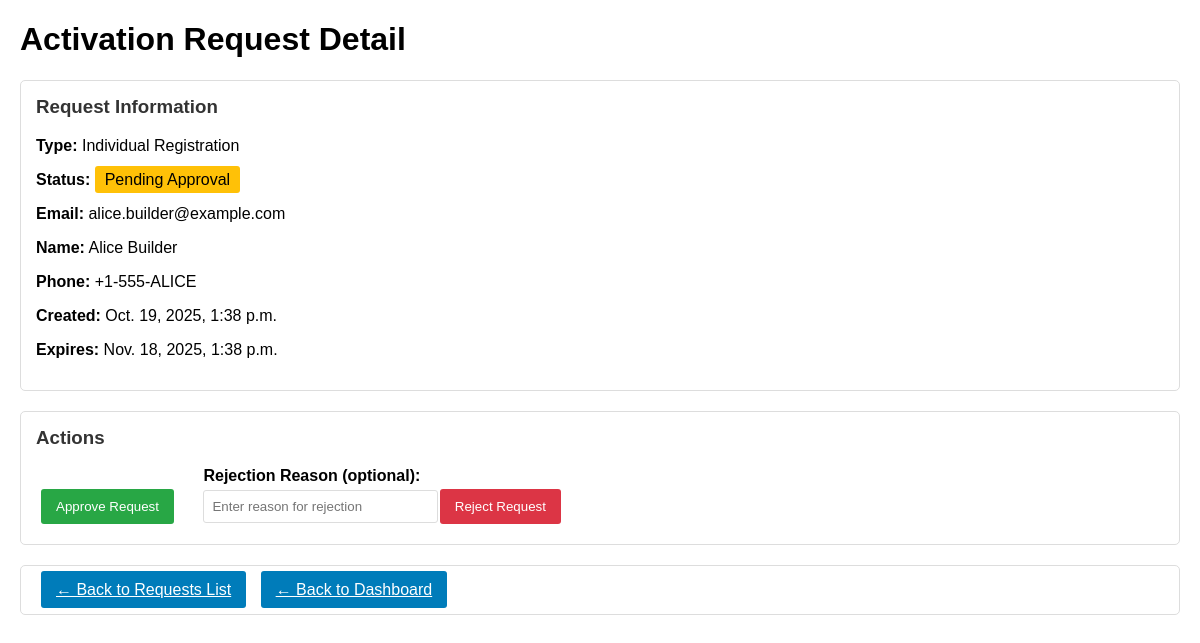
The page /super-owner/registration-requests/2116e27f-1432-4960-a3a1-2a58f6f18117/ (signed in) on the database its author committed.
### core/models.py (models this page shows, shortened)
class AccountActivationRequest(models.Model):
    REQUEST_TYPES = [
        ('company_registration', 'Company Registration'),
        ('individual_registration', 'Individual Registration'),
        ('user_invitation', 'User Invitation'),
        ('user_registration', 'User Registration'),
    ]
    STATUS_CHOICES = [
        ('pending', 'Pending Approval'),
        ('documents_required', 'Documents Required'),
        ('under_review', 'Under Review'),
        ('approved', 'Approved'),
        ('rejected', 'Rejected'),
        ('expired', 'Expired'),
    ]
    id = models.UUIDField(primary_key=True, default=uuid.uuid4, editable=False)
    request_type = models.CharField(max_length=30, choices=REQUEST_TYPES)
    status = models.CharField(max_length=20, choices=STATUS_CHOICES, default='pending')
    email = models.EmailField()
    username = models.CharField(max_length=150, blank=True)  # For login flexibility
    first_name = models.CharField(max_length=100)
    last_name = models.CharField(max_length=100)
    phone = models.CharField(max_length=20, blank=True)
    company_name = models.CharField(max_length=200, blank=True)
    company_description = models.TextField(blank=True)
    company_website = models.URLField(blank=True)
    company_address = models.TextField(blank=True)
    company_registration_number = models.CharField(max_length=100, blank=True)
    target_company = models.ForeignKey('Company', on_delete=models.CASCADE, null=True, blank=True)
    requested_role = models.CharField(max_length=100, blank=True)
    invited_by = models.ForeignKey(User, on_delete=models.SET_NULL, null=True, blank=True, related_name='sent_activation_requests')
    approved_by = models.ForeignKey(User, on_delete=models.SET_NULL, null=True, blank=True, related_name='approved_activation_requests')
    approved_at = models.DateTimeField(null=True, blank=True)
    rejection_reason = models.TextField(blank=True)
    activation_token = models.CharField(max_length=100, unique=True)
    expires_at = models.DateTimeField()
    created_at = models.DateTimeField(auto_now_add=True)
    updated_at = models.DateTimeField(auto_now=True)
    metadata = models.JSONField(default=dict, blank=True)
    class Meta:
        ordering = ['-created_at']
        indexes = [
            models.Index(fields=['status', 'created_at']),
            models.Index(fields=['email', 'status']),
            models.Index(fields=['activation_token']),
        ]

### core/super_owner_views.py (the view, shortened to what this page needs)
# urls.py: path('registration-requests/<uuid:request_id>/', super_owner_views.activation_request_detail, name='activation_request_detail'),
@login_required
@user_passes_test(can_activate_accounts, login_url='/admin/login/')
def activation_request_detail(request, request_id):
    activation_request = get_object_or_404(AccountActivationRequest, id=request_id)
    context = {
        'activation_request': activation_request,
    }
    return render(request, 'admin/super_owner/activation_request_detail.html', context)

### core/models.py (called while the page is built)
    def is_super_owner(self):
        return hasattr(self.user, 'super_owner_profile')

    def can_activate_accounts(self):
        if self.is_super_owner():
            return self.user.super_owner_profile.can_activate_accounts
        return False

### core/notification_service.py (called while the page is built)
    @staticmethod
    def get_unread_count(user: User, company: Company = None) -> int:
        queryset = Notification.objects.filter(recipient=user, read_at__isnull=True)
        if company:
            queryset = queryset.filter(company=company)
        return queryset.count()

### core/super_owner_views.py (called while the page is built)
def can_activate_accounts(user):
    return (
        user.is_authenticated and
        hasattr(user, 'userprofile') and
        user.userprofile.can_activate_accounts()
    )

### templates/admin/super_owner/activation_request_detail.html (shortened to what this page needs)
<!DOCTYPE html>
<html>
<head>
</head>
<body>
    <h1>Activation Request Detail</h1>
    <div class="section">
        <h3>Request Information</h3>
        <p><strong>Type:</strong> {{ activation_request.get_request_type_display }}</p>
        <p><strong>Status:</strong> <span class="status {{ activation_request.status }}">{{ activation_request.get_status_display }}</span></p>
        <p><strong>Email:</strong> {{ activation_request.email }}</p>
        <p><strong>Name:</strong> {{ activation_request.first_name }} {{ activation_request.last_name }}</p>
        <p><strong>Phone:</strong> {{ activation_request.phone|default:"Not provided" }}</p>
        <p><strong>Created:</strong> {{ activation_request.created_at }}</p>
        <p><strong>Expires:</strong> {{ activation_request.expires_at }}</p>
    </div>
    {% if activation_request.status == 'pending' %}
    <div class="section">
        <h3>Actions</h3>
        <form method="post" style="display: inline;">
            <button type="submit" class="button approve">Approve Request</button>
        </form>
        <form method="post" style="display: inline; margin-left: 10px;">
            <div class="form-group" style="display: inline-block; margin: 0 10px;">
                <label for="rejection_reason">Rejection Reason (optional):</label>
                <input type="text" name="rejection_reason" placeholder="Enter reason for rejection">
            </div>
            <button type="submit" class="button reject">Reject Request</button>
        </form>
    </div>
    {% endif %}
    <div class="section">
        <a href="/super-owner/registration-requests/" class="button back">← Back to Requests List</a>
        <a href="/super-owner/" class="button back">← Back to Dashboard</a>
    </div>
</body>
</html>

### templates/admin/super_owner/activation_request_detail.html (style rules this page uses)
body { font-family: Arial, sans-serif; margin: 20px; }
.section { margin-bottom: 20px; padding: 15px; border: 1px solid #ddd; border-radius: 5px; }
.section h3 { margin-top: 0; color: #333; }
.form-group { margin-bottom: 15px; }
.form-group label { display: block; margin-bottom: 5px; font-weight: bold; }
.form-group input, .form-group textarea { width: 100%; padding: 8px; border: 1px solid #ddd; border-radius: 3px; }
.button { padding: 10px 15px; margin: 5px; color: white; border: none; border-radius: 3px; cursor: pointer; }
.button.approve { background-color: #28a745; }
.button.reject { background-color: #dc3545; }
.button.back { background-color: #007cba; }
.status { padding: 5px 10px; border-radius: 3px; color: white; }
.status.pending { background-color: #ffc107; color: #000; }

### rows shown on the page
AccountActivationRequest: request_type "Individual Registration", status "Pending Approval", email "alice.builder@example.com", first_name "Alice", last_name "Builder", phone "+1-555-ALICE", created_at "Oct. 19, 2025, 1:38 p.m.", expires_at "Nov. 18, 2025, 1:38 p.m."
